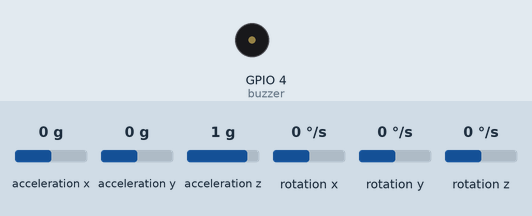
This sketch was run on a simulated ESP32. Shown: buzzer (waves = sounding, pin HIGH). Inputs (shaded band) come from the test bench; at power-on: acceleration z 1 g, acceleration x 0 g, acceleration y 0 g, rotation x 0 °/s, rotation y 0 °/s, rotation z 0 °/s. What the sketch prints to the serial monitor is not drawn.

Above: at 1.2 s.
1.3 s: acceleration z set to -1.4 g
At 2.1 s:
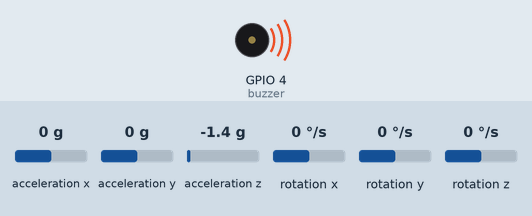
Timing chart, 0 to 4.3 s (numbered marks = the images above; inputs shaded):
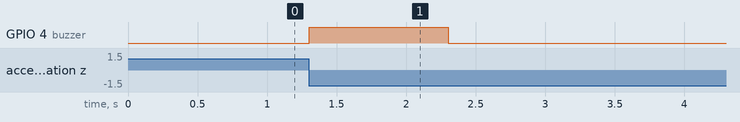

The sketch:

fall.ino
```cpp
#include <WiFi.h>
#include <MPU6050.h>
#include <Wire.h>
MPU6050 mpu;
#define buzzer 4

void setup()
{

  Wire.begin(2, 15); // SDA to GPIO 2, SCL to GPIO 15

  // Initialize MPU6050
  mpu.initialize();
  Serial.begin(115200);

  Serial.println(mpu.testConnection()  ? "MPU6050 connection successful" : "MPU6050 connection failed");
  pinMode(buzzer, OUTPUT);
  delay(10);


}
float prevAccX=0;
float prevAccY=0;
float prevAccZ=0;
const int sampleInterval = 100;
void loop(){
  int16_t ax, ay, az;

  mpu.getAcceleration(&ax, &ay, &az);
  float acceleration_mg_x = ax / 9.8;
  float acceleration_mg_y = ay / 9.8;
  float acceleration_mg_z = az / 9.8;
  float jerkX = (acceleration_mg_x - prevAccX) / (sampleInterval / 1000.0);
  float jerkY = (acceleration_mg_y - prevAccY) / (sampleInterval / 1000.0);
  float jerkZ = (acceleration_mg_z - prevAccZ) / (sampleInterval / 1000.0);
  prevAccX = acceleration_mg_x;
  prevAccY = acceleration_mg_y;
  prevAccZ = acceleration_mg_z;


    //  magnitude of jerk
  float jerkMagnitude = sqrt(jerkX * jerkX + jerkY * jerkY + jerkZ * jerkZ);
  Serial.println(jerkMagnitude);

  if (jerkMagnitude > 25000)
  {
      // Fall detected
    Serial.println("Fall detected!");

    digitalWrite(buzzer, HIGH);
    delay(1000);
    digitalWrite(buzzer, LOW);

  }
}
```

Measured:
- after the input at 1.3 s, GPIO 4 (buzzer): LOW → HIGH at once, → LOW 1.0 s later
